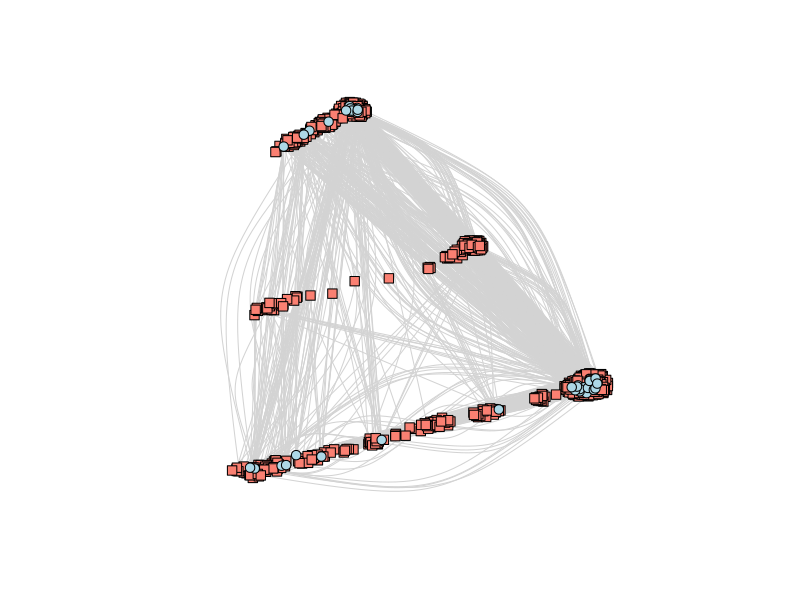
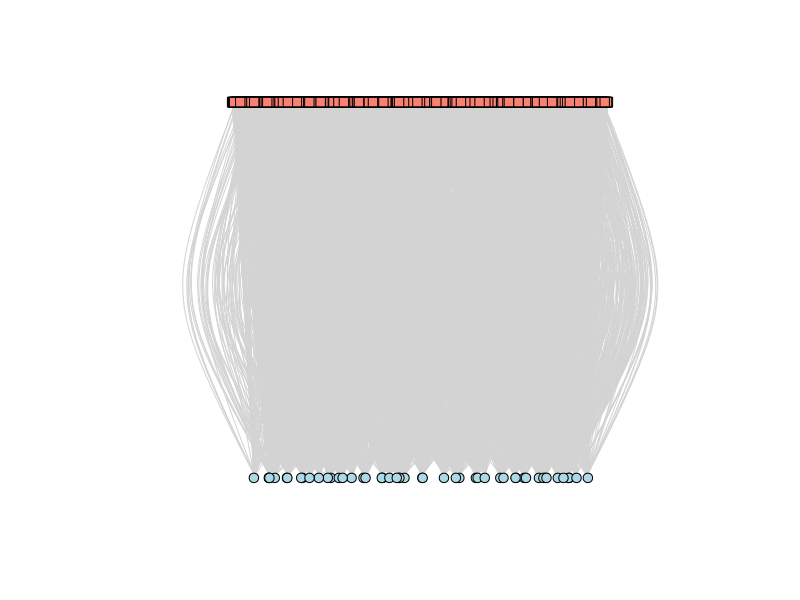
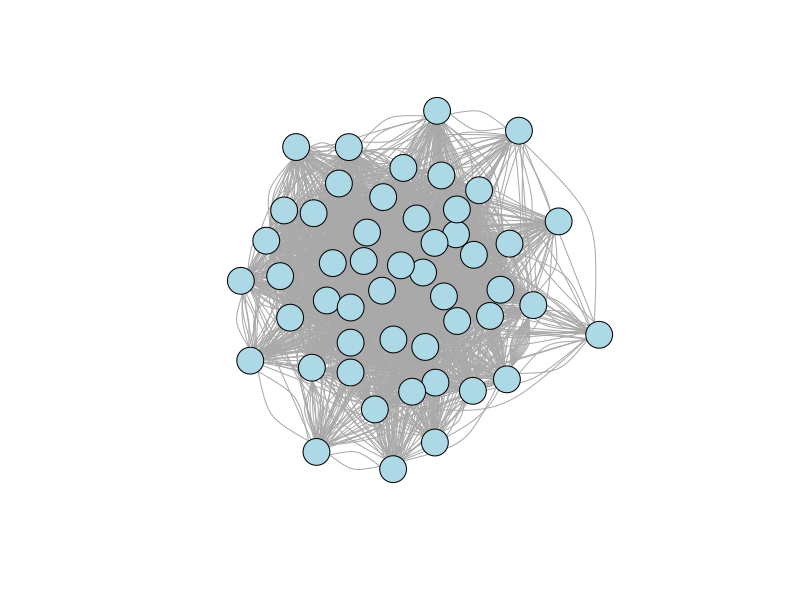
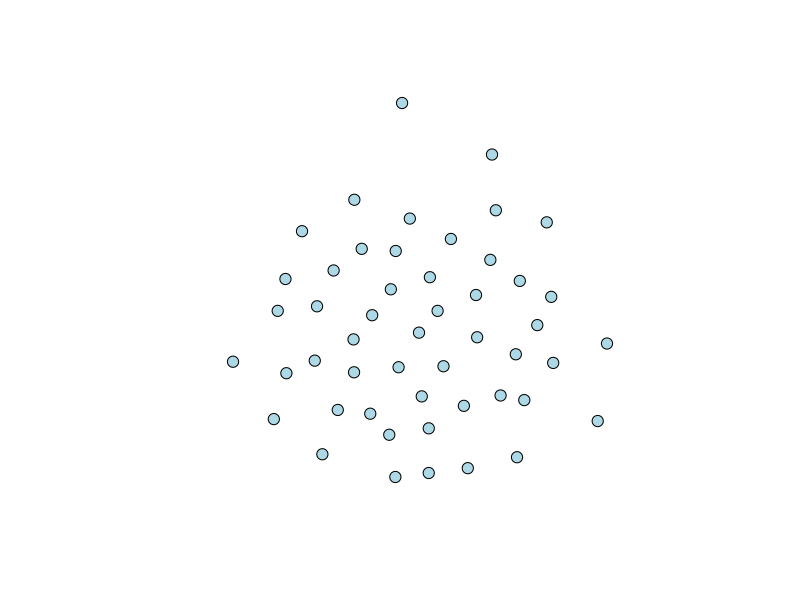

R code for these plots, in order: (Note: this script raises an error after producing the figures.)
## ---- chunk 1
knitr::opts_chunk$set(echo = TRUE)
## ---- chunk 2
library("igraph")
library(dplyr)
## ---- chunk 3
# read in data
comment_data <- read.csv(file = 'reddit_comments_filtered_2.csv') # Reddit comments with more than 2 comments (not necessarily on diff posts)
post_data <- read.csv(file = 'reddit_posts.csv')
# ver <- data.frame(author_id=data[, 'author_id'])
# edg <- data.frame(author=data[, 'author'], post_id=data[, 'post_id'])

# keep the users appearing on more than 2 posts
# get the to_keep records
to_keep <- 
  comment_data %>%
  select(author, post_id) %>%
  group_by(author, post_id) %>%
  summarise(n=n()) %>%
  filter(duplicated(author)) %>%
  select(author)

duplicated <- comment_data %>%
  filter(author %in% to_keep$author) %>%
  select(author, author_id, post_id, sentiment)

relations <- duplicated[,c(1,3)]
names(relations)[names(relations) == "author"] <- "from"
names(relations)[names(relations) == "post_id"] <- "to"

# averaget users' sentiment score from their comments
ver <- duplicated %>%
  group_by(author) %>%
  summarize(sentiment=mean(sentiment))

# create network
g <- graph_from_data_frame(relations, directed=FALSE)
## ---- chunk 4
# create two mode network
V(g)$type <- bipartite_mapping(g)$type

# assign attributes to different modes
g <- set_vertex_attr(g, 'sentiment', index = sort(V(g)[!V(g)$type]$name), ver$sentiment)
g <- set_vertex_attr(g, 'topic_id', index = V(g)[V(g)$type]$name, post_data$topic_id)
g <- set_vertex_attr(g, 'topic', index = V(g)[V(g)$type]$name, post_data$topic)
g <- set_vertex_attr(g, 'title', index = V(g)[V(g)$type]$name, post_data$title)

# one mode network
bipartite_matrix <- as_incidence_matrix(g)
post_matrix_prod <- t(bipartite_matrix) %*% bipartite_matrix 
diag(post_matrix_prod) <- 0
# post_matrix_prod

user_matrix_prod <- bipartite_matrix %*% t(bipartite_matrix)
diag(user_matrix_prod) <- 0
# user_matrix_prod
## ---- chunk 5
# visualization
V(g)$color <- ifelse(V(g)$type, "lightblue", "salmon")
V(g)$shape <- ifelse(V(g)$type, "circle", "square")
# V(g)$label <- ifelse(V(g)$type, V(g)$name, "")
E(g)$color <- "lightgray"

set.seed(10)
layout = layout_as_bipartite
plot(g, vertex.size=5, vertex.label=NA)
plot(g, vertex.size=5, vertex.label=NA, layout=layout)

g_post <- graph_from_adjacency_matrix(post_matrix_prod, mode = "undirected")

set.seed(10)
plot(g_post, 
     vertex.label=NA, 
     # vertex.label.cex = 2.5, 
     vertex.color = "lightblue", 
     # vertex.label.color = "black"
     )
simp_post <- simplify(g_post)
plot(simp_post, vertex.label=NA, vertex.size=6, vertex.color = "lightblue",  edge.width=0.001 * count_multiple(g_post))

set.seed(10)
g_user <- graph_from_adjacency_matrix(user_matrix_prod, mode = "undirected")
V(g_user)$color <- ifelse(V(g)$sentiment>=0, "#28069A", "#F72A19")
plot(g_user, vertex.label=NA, vertex.size=6, vertex.shape = "square", vertex.label.color = "black")
simp_net <- simplify(g_user)
plot(simp_net, vertex.label=NA, vertex.size=6, vertex.shape = "square", edge.color="gray70", edge.width=0.001 * count_multiple(g_user))

#	The main diagonal of the 1-mode matrices means the "loops", a woman and herself could be counted as joining the same event; or in the event to event matrix meaning the event and itself had how many women in common. It doesn’t make any sense that there would be loops when projecting a bipartite network (as we would then be adding information that did not exist in the original network), so we want to set the diagonal of our result to 0.
## ---- chunk 6
# 4
types <- V(g)$type # getting each vertex `type` let's us sort easily
topic <- V(g)$topic
sentiment <- V(g)$sentiment
deg <- igraph::degree(g)
betw <- igraph::betweenness(g)
close <- igraph::closeness(g)
eigen <- igraph::eigen_centrality(g)$vector


cent_df <- data.frame(types, topic, sentiment, deg, betw, close, eigen)
cent_df <- cent_df[order(cent_df$deg, decreasing = TRUE),] ## sort w/ `order` by `degree`
cent_df

library(ggplot2)
cent_df %>% 
  filter(types == FALSE) %>%
  ggplot(aes(x=deg)) +
  geom_density() + 
  labs(title="Degree Centrality Density among Users", x="degree")+
  theme_minimal()

cent_df %>% 
  filter(types == TRUE) %>%
  ggplot(aes(x=deg)) +
  geom_density() + 
  labs(title="Degree Centrality Density among Posts", x="degree")+
  theme_minimal()

# V(g)$size <- igraph::degree(g)
# V(g)$label.cex <- igraph::degree(g) ** 0.1
# plot(g, vertex.label=NA, layout = layout_with_graphopt)

# I calculated all centrality, but degree is the simplest and most straightforward one, so I used it for plotting. 
# The degree for the women is the rates of participation: Number of events with which each actor is affiliated. It is the degree of the node representing the actor in the 2-mode network
# The degree for the events is the size of events: Number of actors affiliated with each event. It is the degree of the node representing the event in the 2-mode network
## ---- chunk 7
t3_nk564e <- get.edgelist(g)[which(g[2]=='t3_nk564e'), 2]
t3_nk564e
V(g)$sentiment[which(get.edgelist(g)[,2]=='t3_pl5g26')]
get.edgelist(g)[(get.edgelist(g)[,2]=='t3_pl5g26')]
E(g)
## ---- chunk 8
# 5
# igraph::degree(g_post)
# # binary
# g_post_2 <- graph_from_adjacency_matrix(as.matrix((woman_matrix_prod>0)+0), mode = "undirected")
# igraph::degree(g_ww_2)
# 2-mode
igraph::degree(g)
# The woman-to-woman matrix describes how many events in common any two women had, whose degree is the accumulation in this case. And for the binary matrix, it is still the number of events in common any two women had, while its degree drops significantly. When decreasing the data, we more or less suffer the information loss, hence we should use the original one-mode matrix if we care about the information's completeness.
# The 2-mode matrix represents any events an actor had participated in, and the degree represents the cumulative number of events this woman had been to, which is different from the meanings of the above two situations.


# 6
# Since we care about the overall attendance, a larger event will have more participants and hence each participation takes less portion. Therefore, it is sometimes reasonable to say that co-attendance at larger events could be counted as less than co-attendance at small events. We can assign less weight to a linkage from an actor to a larger event in this case.

## ---- chunk 9
simp_net <- simplify(bigram_net)

plot(simp_net, vertex.shape="none", vertex.label=bigram_net$name,
vertex.label.color="blue", vertex.label.font=2.5,layout=layout_with_lgl,
vertex.label.cex=.6, edge.color="gray70", edge.width=0.001 * count_multiple(bigram_net), main = "Top 50 Bigrams for 'Bad' Restaurants")

